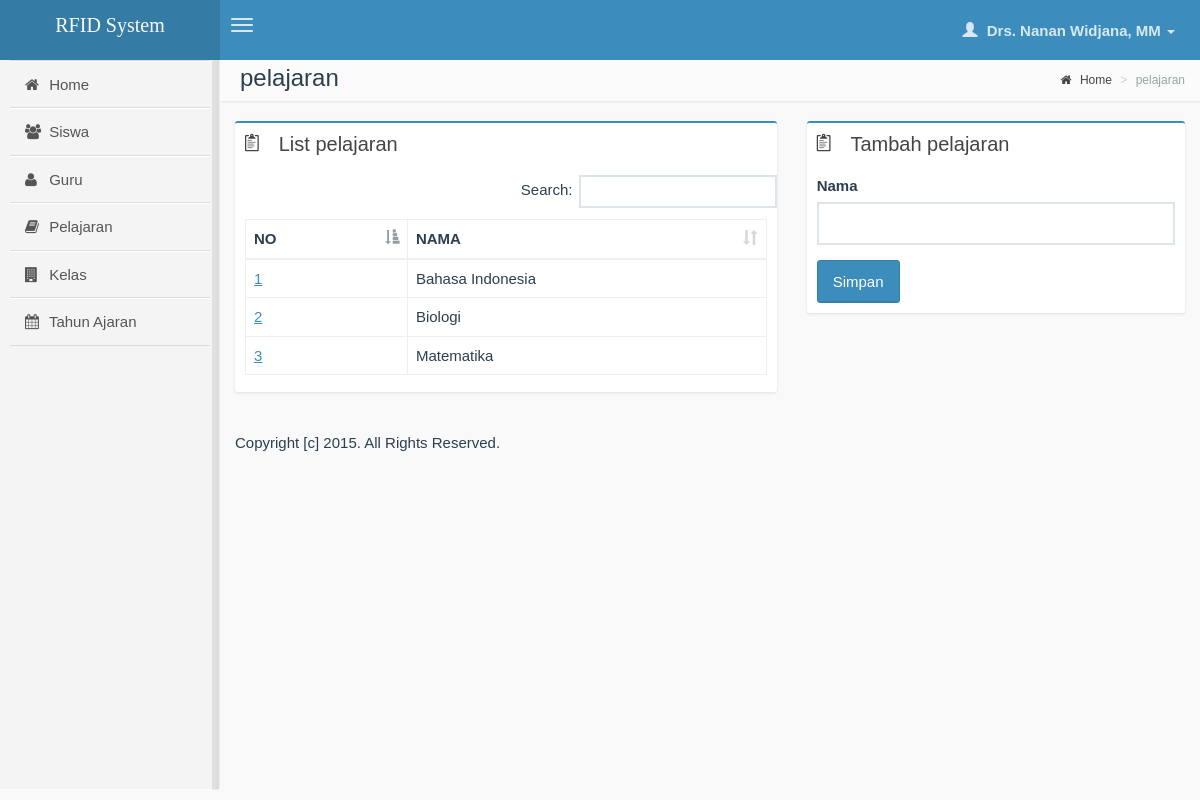
Page /administrator/pelajaran.php (signed in) on the committed database.
### tables this page shows
CREATE TABLE IF NOT EXISTS `pelajaran` (
`id` int(11) NOT NULL,
  `nama` varchar(50) NOT NULL,
  `created_at` datetime NOT NULL DEFAULT CURRENT_TIMESTAMP,
  `updated_at` timestamp NOT NULL DEFAULT CURRENT_TIMESTAMP ON UPDATE CURRENT_TIMESTAMP
);

### lib/login.php (called while the page is built, shortened)
<?php
    if(array_key_exists('logged_in', $_SESSION)):
        $logged_user_level = $_SESSION['logged_user_level'];
    else:
        header('location: index.php');
    endif;

### administrator/pelajaran.php (the view, shortened to what this page needs)
<?php
    require_once('../lib/unleashed.lib.php');
    require_once('../lib/login.php');
    require_once('inc/header.php');
?>
                <section class="content-header">
                    <h1>
                        pelajaran
                    </h1>
                    <ol class="breadcrumb">
                        <li><a href="home.php"><i class="fa fa-home"></i> Home</a></li>
                        <li class="active">pelajaran</li>
                    </ol>
                </section>
                <section class="content">
                    <div class="row">
                        <section class="col-lg-7">
                            <div class="box box-primary">
                                <div class="box-header">
                                    <i class="ion ion-clipboard"></i>
                                    <h3 class="box-title">List pelajaran</h3>
                                </div>
                                <div class="box-body">
                                    <table class="table table-bordered datatable-simple">
                                        <thead>
                                        <tr>
                                            <th>NO</th>
                                            <th>NAMA</th>
                                        </tr>
                                        </thead>
                                        <tbody>
                                        <?php
                                        $q = "SELECT * FROM pelajaran ORDER BY nama ASC";
                                        $r = mysql_query($q);
                                        $no = 1;
                                        while($d = mysql_fetch_object($r)):
                                            ?>
                                            <tr>
                                                <td><a href="pelajaran_detail.php?id=<?php echo $d->id; ?>"><?php echo $no++; ?></a></td>
                                                <td><?php echo $d->nama; ?></td>
                                            </tr>
                                        <?php endwhile; ?>
                                        </tbody>
                                    </table>
                                </div>
                            </div>
                        </section>
                        <section class="col-lg-5 connectedSortable">
                            <?php if($logged_user_level == '1'): ?>
                            <div class="box box-primary">
                                <div class="box-header">
                                    <i class="ion ion-clipboard"></i>
                                    <h3 class="box-title">Tambah pelajaran</h3>
                                </div>
                                <div class="box-body">
                                    <form action="" method="post">
                                        <div class="form-group">
                                            <label>Nama</label>
                                            <input type="text" class="form-control" name="nama" required="">
                                        </div>
                                        <button class="btn btn-primary">Simpan</button>
                                    </form>
                                </div>
                            </div>
                            <?php endif; ?>
                        </section>
                    </div>
                </section>
<?php include('inc/footer.php'); ?>

### rows in the picture
pelajaran: nama "Bahasa Indonesia"
pelajaran: nama "Biologi"
pelajaran: nama "Matematika"

### other values in the picture
$logged_name "Drs. Nanan Widjana, MM"
